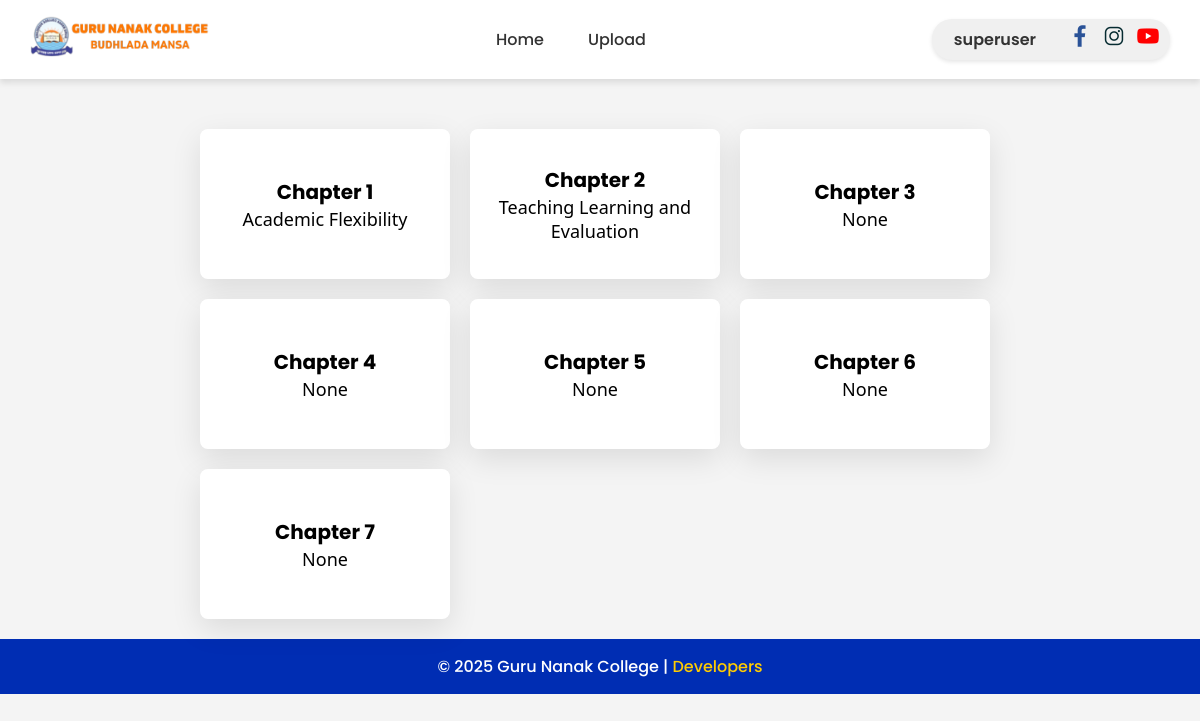
The app's page /chapter/year/ (signed in) with its own data.
### home/models.py (models this page shows, shortened)
class Chapter(models.Model):
    year = models.ForeignKey(Year, on_delete=models.CASCADE, related_name='chapters')
    name = models.CharField(max_length=255)
    subname = models.CharField(max_length=255, blank=True, null=True)

### home/views.py (the view)
# urls.py: path('chapter/year/', chapter, name='chapter'),
def chapter(request):
    year = request.GET.get('year')
    if year:
        chapters = Chapter.objects.filter(year__year=year).prefetch_related(
            'subchapters__categories'
        )
        if not chapters.exists():
            return render(request, 'chapters.html', {
                'chapters': chapters,
                'message': f"No chapters found for year {year}."
            })
    else:
        chapters = Chapter.objects.prefetch_related('subchapters__categories').all()
    return render(request, 'chapters.html', {'chapters': chapters})

### templates/chapters.html (shortened to what this page needs)
{% extends "base.html" %}
{% block content %}
    <div class="content-wrapper" id="contentWrapper">
        <div class="block-container">
            {% for chapter in chapters %}
    <div class="block">
        <h2 class="block-name">{{ chapter.name }}</h2>
        <p class = "subname">{{chapter.subname}}</p>
    </div>
{% empty %}
    <p>No chapters available.</p>
{% endfor %}
        </div>
</div>
{% endblock %}

### templates/base.html (shortened to what this page needs)
<!DOCTYPE html>
<html lang="en">
<head>
</head>
<body>
  <div class="navbar">
    <div class="logo">
      <a href="https://www.gncbudhlada.org/">
        <img src="/static/img/gnclogo1_1709474320.png" alt="GNC Logo">
      </a>
    </div>
    <div class="menu">
      <a href="{% url 'home' %}">Home</a>
      {% if request.user.is_authenticated %}
        <a href="{% url 'File_upload' %}">Upload</a>
      {% else %}
        <a href="{% url 'login' %}">Login</a>
      {% endif %}
    </div>
    <div class="menu1">
      <div class="user-dropdown">
        <span>{{ user.username|default:"Guest" }}</span>
      </div>
      <div class="social-icons">
        <a href="https://www.facebook.com/budhladagurunanakcollege/m">
          <img src="/static/img/4373129_f_facebook_logo_logos_icon.png" alt="Facebook">
        </a>
        <a href="https://www.instagram.com/gnc_official01/">
          <img src="/static/img/2959748_instagram_photo_share_icon.png" alt="Instagram">
        </a>
        <a href="https://www.youtube.com/@gurunanakcollegebudhlada2211">
          <img src="/static/img/4375133_logo_youtube_icon.png" alt="YouTube">
        </a>
      </div>
    </div>
  </div>
    {% block content %}{% endblock %}
  <footer>
    <p>&copy; 2025 Guru Nanak College |
      <a href="{% url 'development' %}">Developers</a>
    </p>
  </footer>
</body>
</html>

### templates/base.html (style rules this page uses)
body { margin: 0; padding: 0; font-family: 'Poppins', sans-serif; background: #f4f4f4; color: #333; }
.navbar { display: flex; justify-content: space-between; align-items: center; padding: 15px 30px; background: #fff; box-shadow: 0 4px 6px rgba(0, 0, 0, 0.1); }
.navbar .logo img { width: 180px; }
.menu { display: flex; align-items: center; gap: 20px; }
.menu a { text-decoration: none; font-weight: 500; color: #333; padding: 8px 12px; transition: all 0.3s ease-in-out; border-radius: 5px; }
.menu1 { display: flex; align-items: center; gap: 20px; border-radius: 20px; padding: 0px 10px; background: #f0f0f0; box-shadow: 0 2px 4px rgba(0, 0, 0, 0.1); transition: background 0.3s; }
.menu1 a { text-decoration: none; color: #333; font-weight: 500; border-radius: 5px; transition: all 0.3s ease-in-out; }
.user-dropdown { position: relative; cursor: pointer; font-weight: 600; color: #333; padding: 8px 12px; border-radius: 5px; transition: all 0.3s ease-in-out; }
.user-dropdown span { font-weight: 600; color: #333; }
.social-icons { display: flex; gap: 10px; }
.social-icons img { width: 24px; height: 24px; transition: transform 0.3s; }
footer { background: #002db3; color: white; text-align: center; padding: 15px; font-weight: 500; margin-top: 30px; }
footer a { color: #ffcc00; text-decoration: none; transition: color 0.3s; }

### templates/chapters.html (style rules this page uses)
.block { animation: fadeSlideIn .9s ease-out both; }
* { box-sizing: border-box; margin: 0; padding: 0; }
.content-wrapper { transition: filter 0.3s ease-in-out; margin-top: 40px; margin-left: auto; margin-right: auto; max-width: 1200px; margin-bottom: auto; }
.block-container { display:flex; grid-template-columns: repeat(auto-fill, minmax(250px, 1fr)); gap: 20px; flex-wrap: wrap; max-width: 800px; margin-top: 0px; margin-left: auto; margin-right: auto; }
.block { width: 250px; height: 150px; border-radius: 8px; text-align: center; display: flex; flex-direction: column; align-items: center; justify-content: center; cursor: pointer; transition: all 0.3s ease-in-out; color: black; font-size: 18px; overflow: hidden; position: relative; background: white; box-shadow: 0px 10px 30px rgba(0, 0, 0, 0.1); padding: 20px; }
.block-name { font-size: 20px; font-weight: bold; text-align: center; }
.subname { font-size: 18px; text-align: center; font-family:'Segoe UI', Tahoma, Geneva, Verdana, sans-serif; font-weight:5px; }

### records on screen
Chapter: name "Chapter 1", subname "Academic Flexibility"
Chapter: name "Chapter 2", subname "Teaching Learning and Evaluation"
Chapter: name "Chapter 3", subname "None"
Chapter: name "Chapter 4", subname "None"
Chapter: name "Chapter 5", subname "None"
Chapter: name "Chapter 6", subname "None"
Chapter: name "Chapter 7", subname "None"

### other values on screen
{{ user.username|default:"Guest" }} "superuser"
